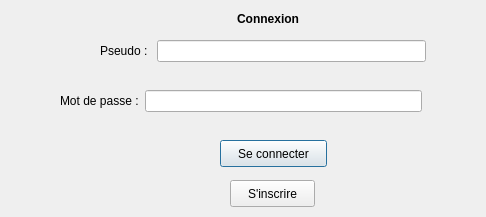
<?xml version="1.0" encoding="UTF-8"?>
<ui version="4.0">
 <class>DialogConnexion</class>
 <widget class="QDialog" name="DialogConnexion">
  <property name="windowModality">
   <enum>Qt::NonModal</enum>
  </property>
  <property name="maximumSize">
   <size>
    <width>550</width>
    <height>250</height>
   </size>
  </property>
  <property name="windowTitle">
   <string>Connexion</string>
  </property>
  <property name="modal">
   <bool>true</bool>
  </property>
  <widget class="QLabel" name="labelConnexion">
   <property name="geometry">
    <rect>
     <x>230</x>
     <y>10</y>
     <width>76</width>
     <height>17</height>
    </rect>
   </property>
   <property name="font">
    <font>
     <weight>75</weight>
     <bold>true</bold>
    </font>
   </property>
   <property name="text">
    <string>Connexion</string>
   </property>
   <property name="alignment">
    <set>Qt::AlignCenter</set>
   </property>
  </widget>
  <widget class="QPushButton" name="boutonSeConnecter">
   <property name="geometry">
    <rect>
     <x>220</x>
     <y>140</y>
     <width>107</width>
     <height>27</height>
    </rect>
   </property>
   <property name="text">
    <string>Se connecter</string>
   </property>
  </widget>
  <widget class="QPushButton" name="boutonSInscrire">
   <property name="geometry">
    <rect>
     <x>230</x>
     <y>180</y>
     <width>85</width>
     <height>27</height>
    </rect>
   </property>
   <property name="text">
    <string>S'inscrire</string>
   </property>
  </widget>
  <widget class="QWidget" name="">
   <property name="geometry">
    <rect>
     <x>100</x>
     <y>40</y>
     <width>326</width>
     <height>31</height>
    </rect>
   </property>
   <layout class="QFormLayout" name="formLayout">
    <property name="labelAlignment">
     <set>Qt::AlignCenter</set>
    </property>
    <item row="0" column="0">
     <widget class="QLabel" name="labelPseudo">
      <property name="enabled">
       <bool>true</bool>
      </property>
      <property name="text">
       <string>Pseudo : </string>
      </property>
     </widget>
    </item>
    <item row="0" column="1">
     <widget class="QLineEdit" name="valPseudo"/>
    </item>
   </layout>
  </widget>
  <widget class="QWidget" name="">
   <property name="geometry">
    <rect>
     <x>60</x>
     <y>90</y>
     <width>362</width>
     <height>31</height>
    </rect>
   </property>
   <layout class="QFormLayout" name="formLayout_2">
    <property name="formAlignment">
     <set>Qt::AlignHCenter|Qt::AlignTop</set>
    </property>
    <item row="0" column="0">
     <widget class="QLabel" name="labelMdp">
      <property name="text">
       <string>Mot de passe :</string>
      </property>
     </widget>
    </item>
    <item row="0" column="1">
     <widget class="QLineEdit" name="valMdp"/>
    </item>
   </layout>
  </widget>
 </widget>
 <resources/>
 <connections/>
</ui>
